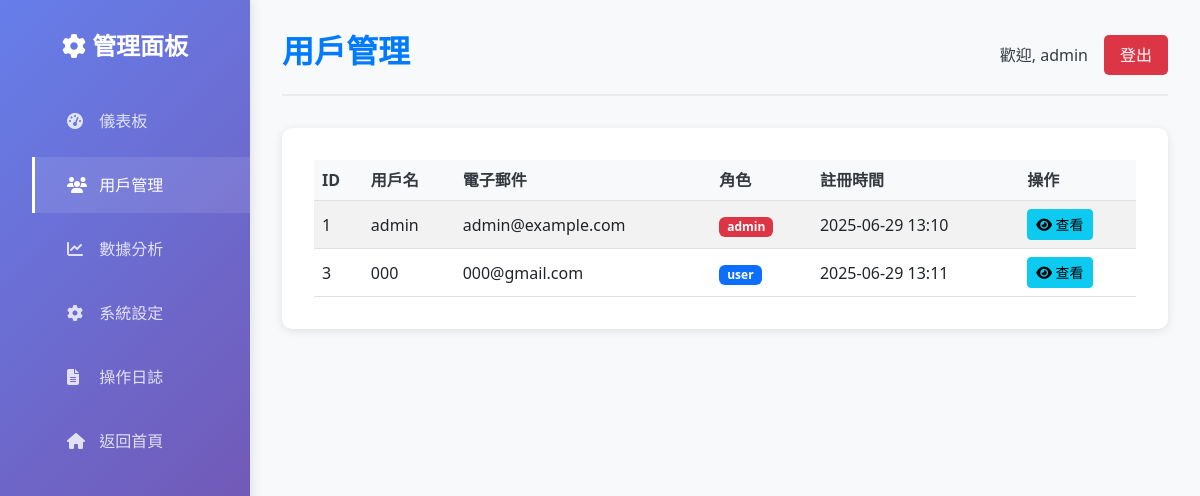
/admin/users (signed in), run on an earlier commit of the app's database.
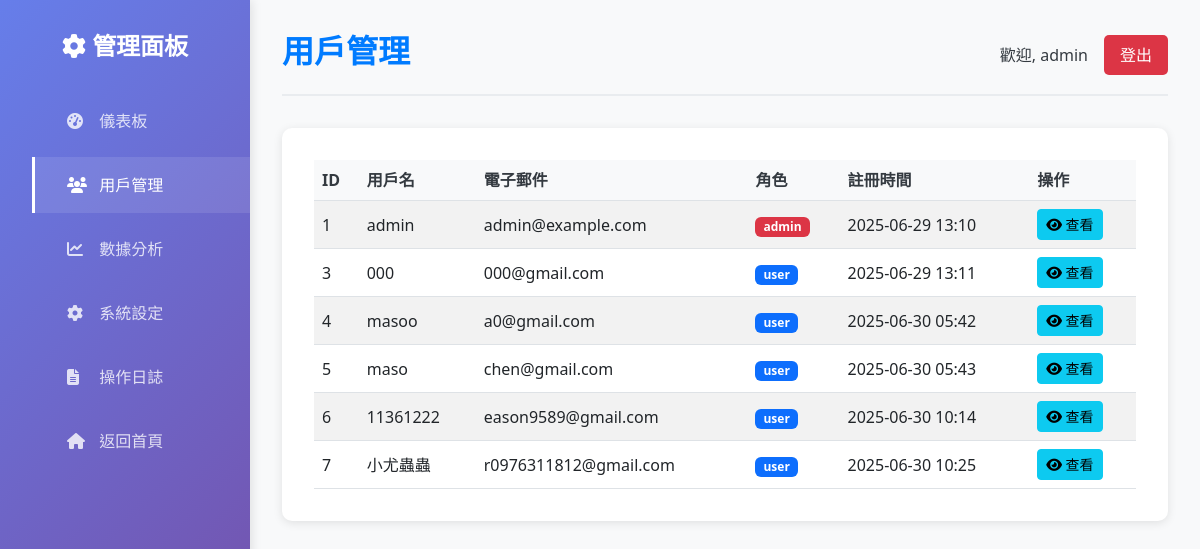
And on a later commit of the database.
### models.py (models this page shows, shortened)
class User(db.Model, UserMixin):
    __tablename__ = 'users'
    id = db.Column(db.Integer, primary_key=True)
    username = db.Column(db.String(80), unique=True, nullable=False)
    email = db.Column(db.String(120), unique=True, nullable=False)
    password_hash = db.Column(db.String(256), nullable=False)
    role = db.Column(db.String(20), nullable=False, default='user') # 'user' or 'admin'
    created_at = db.Column(db.DateTime, default=datetime.utcnow)

### admin.py (the view)
@admin_bp.route('/users')
@admin_required
def users():
    page = request.args.get('page', 1, type=int)
    per_page = 20
    users = User.query.paginate(
        page=page, per_page=per_page, error_out=False
    )
    log_admin_action(f"Viewed users list (page {page})")
    return render_template('admin_users.html', users=users)

### admin.py (called while the page is built)
def admin_required(f):
    @wraps(f)
    @login_required
    def decorated_function(*args, **kwargs):
        if current_user.role != 'admin':
            abort(403)
        return f(*args, **kwargs)
    return decorated_function

def log_admin_action(action):
    admin_log = AdminLog(
        admin_id=current_user.id,
        action=action,
        timestamp=datetime.utcnow()
    )
    db.session.add(admin_log)
    db.session.commit()

### app.py (called while the page is built)
@login_manager.user_loader
def load_user(user_id):
    return db.session.get(User, int(user_id))

### templates/admin_users.html (shortened to what this page needs)
<!DOCTYPE html>
<html lang="zh-Hant">
<head>
    <link rel="stylesheet" href="https://cdnjs.cloudflare.com/ajax/libs/font-awesome/6.4.2/css/all.min.css">
    <link rel="stylesheet" href="https://cdnjs.cloudflare.com/ajax/libs/bootstrap/5.3.0/css/bootstrap.min.css">
    <link rel="stylesheet" href="{{ url_for('static', filename='css/admin.css') }}">
</head>
<body>
    <div class="admin-container">
        <aside class="sidebar">
            <h2><i class="fas fa-cog"></i> 管理面板</h2>
            <ul>
                <li><a href="{{ url_for('admin.dashboard') }}"><i class="fas fa-tachometer-alt"></i> 儀表板</a></li>
                <li><a href="{{ url_for('admin.users') }}" class="active"><i class="fas fa-users"></i> 用戶管理</a></li>
                <li><a href="{{ url_for('admin.analytics') }}"><i class="fas fa-chart-line"></i> 數據分析</a></li>
                <li><a href="{{ url_for('admin.settings') }}"><i class="fas fa-cog"></i> 系統設定</a></li>
                <li><a href="{{ url_for('admin.logs') }}"><i class="fas fa-file-alt"></i> 操作日誌</a></li>
                <li><a href="{{ url_for('index') }}"><i class="fas fa-home"></i> 返回首頁</a></li>
            </ul>
        </aside>
        <main class="main-content">
            <header class="header">
                <h1>用戶管理</h1>
                <div>
                    <span>歡迎, {{ current_user.username }}</span>
                    <a href="{{ url_for('auth.logout') }}" class="logout-btn">登出</a>
                </div>
            </header>
            <section class="users-section">
                <div class="table-responsive">
                    <table class="table table-striped">
                        <thead>
                            <tr>
                                <th>ID</th>
                                <th>用戶名</th>
                                <th>電子郵件</th>
                                <th>角色</th>
                                <th>註冊時間</th>
                                <th>操作</th>
                            </tr>
                        </thead>
                        <tbody>
                            {% for user in users.items %}
                            <tr>
                                <td>{{ user.id }}</td>
                                <td>{{ user.username }}</td>
                                <td>{{ user.email }}</td>
                                <td>
                                    <span class="badge {% if user.role == 'admin' %}bg-danger{% else %}bg-primary{% endif %}">
                                        {{ user.role }}
                                    </span>
                                </td>
                                <td>{{ user.created_at.strftime('%Y-%m-%d %H:%M') }}</td>
                                <td>
                                    <a href="{{ url_for('admin.user_detail', user_id=user.id) }}" class="btn btn-sm btn-info">
                                        <i class="fas fa-eye"></i> 查看
                                    </a>
                                </td>
                            </tr>
                            {% endfor %}
                        </tbody>
                    </table>
                </div>
            </section>
        </main>
    </div>
</body>
</html>

### static/css/admin.css (style rules this page uses)
:root { --primary-color: #007bff; --secondary-color: #6c757d; --success-color: #28a745; --danger-color: #dc3545; --warning-color: #ffc107; --info-color: #17a2b8; --dark-color: #343a40; --light-color: #f8f9fa; --sidebar-width: 250px; }
* { margin: 0; padding: 0; box-sizing: border-box; }
body { font-family: 'Segoe UI', Tahoma, Geneva, Verdana, sans-serif; background-color: var(--light-color); color: var(--dark-color); }
.admin-container { display: flex; min-height: 100vh; }
.sidebar { width: var(--sidebar-width); background: linear-gradient(135deg, #667eea 0%, #764ba2 100%); color: white; padding: 2rem 0; position: fixed; height: 100vh; overflow-y: auto; box-shadow: 2px 0 10px rgba(0, 0, 0, 0.1); }
.sidebar h2 { text-align: center; margin-bottom: 2rem; font-size: 1.5rem; font-weight: 600; }
.sidebar ul { list-style: none; }
.sidebar ul li { margin: 0.5rem 0; }
.sidebar ul li a { display: block; padding: 1rem 2rem; color: rgba(255, 255, 255, 0.8); text-decoration: none; transition: all 0.3s ease; border-left: 3px solid transparent; }
.sidebar ul li a:hover, .sidebar ul li a.active { background-color: rgba(255, 255, 255, 0.1); color: white; border-left-color: white; }
.sidebar ul li a i { margin-right: 0.5rem; width: 20px; }
.main-content { margin-left: var(--sidebar-width); flex: 1; padding: 2rem; background-color: var(--light-color); }
.header { display: flex; justify-content: space-between; align-items: center; margin-bottom: 2rem; padding-bottom: 1rem; border-bottom: 2px solid #e9ecef; }
.header h1 { color: var(--primary-color); font-size: 2rem; font-weight: 600; }
.header div { display: flex; align-items: center; gap: 1rem; }
.logout-btn { background: var(--danger-color); color: white; padding: 0.5rem 1rem; text-decoration: none; border-radius: 5px; transition: background-color 0.3s ease; }
.table { margin: 0; }
.table th { background-color: var(--light-color); color: var(--dark-color); font-weight: 600; border-top: none; }
.table td { vertical-align: middle; }
.badge { font-size: 0.75rem; padding: 0.25rem 0.5rem; }
.users-section { background: white; padding: 2rem; border-radius: 10px; box-shadow: 0 2px 10px rgba(0, 0, 0, 0.1); }

What changed in the data, as far as the page shows it:
added User: id "4", username "masoo", email "a0@gmail.com", role "user", created_at "2025-06-30 05:42"
added User: id "5", username "maso", email "chen@gmail.com", role "user", created_at "2025-06-30 05:43"
added User: id "6", username "11361222", email "eason9589@gmail.com", role "user", created_at "2025-06-30 10:14"
added User: id "7", username "小尤蟲蟲", email "r0976311812@gmail.com", role "user", created_at "2025-06-30 10:25"
